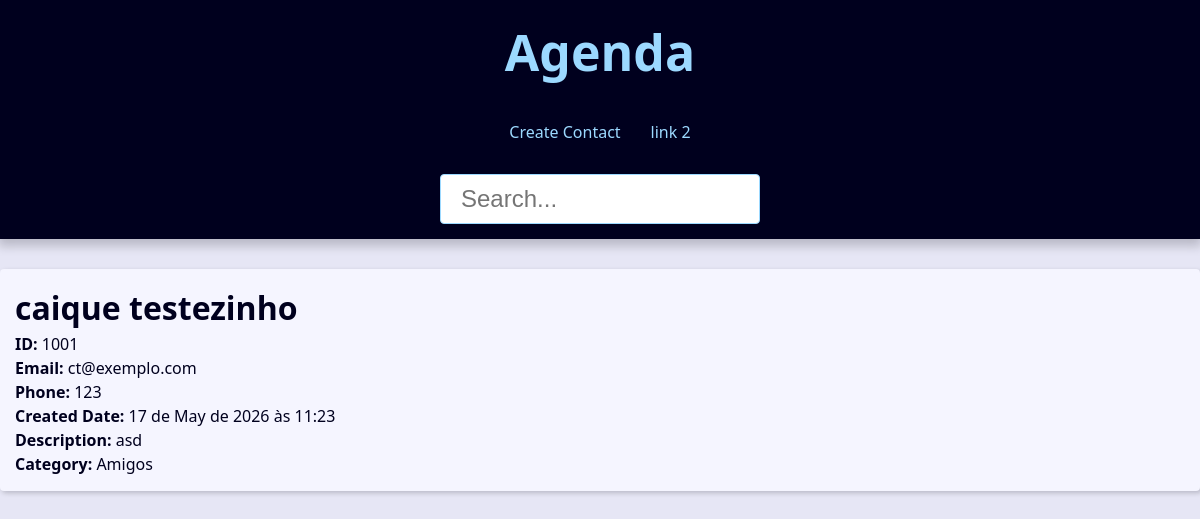
Screenshot of /contact/1001/detail with the database file from the repository.
### contact/models.py (models this page shows, shortened)
class Contact(models.Model):
    first_name = models.CharField(max_length=50)
    last_name = models.CharField(max_length=50)
    phone = models.CharField(max_length=50)
    email = models.EmailField(max_length=254, blank=True)
    created_date = models.DateTimeField(default=timezone.now)
    description = models.TextField( blank=True)
    show = models.BooleanField(default=True)
    picture = models.ImageField(blank=True, upload_to='pictures/%Y/%m/') # dentro media_root >> pictures/2025/10/
    category = models.ForeignKey(Category, on_delete=models.SET_NULL, null=True, blank=True)
    owner = models.ForeignKey(User, on_delete=models.SET_NULL, null=True, blank=True)

class Category(models.Model):
    class Meta:
        verbose_name = 'Category'
        verbose_name_plural = 'Categories'
    name = models.CharField(max_length=50)

### contact/views/contact_views.py (the view)
# urls.py: path('contact/<int:contact_id>/detail', view=views.contact_view, name='contact'),
def contact_view(request, contact_id):
    single_contact = get_object_or_404(Contact, pk=contact_id, show=True)
    site_title = f'{single_contact.first_name} {single_contact.last_name} - '
    context = {"contact": single_contact, 'site_title': site_title}
    return render(
        request,
        'contact/contact.html',
        context
    )

### contact/templates/contact/contact.html (shortened to what this page needs)
{% extends 'global/base.html' %}
{% block content %}
    <div class="sigle-contact">
        <h1 class="sigle-contact-name">
            {{ contact.first_name }} {{ contact.last_name }}
        </h1>
        <p><b>ID:</b> {{ contact.id }}</p>
        <p><b>Email:</b> {{ contact.email }}</p>
        <p><b>Phone:</b> {{ contact.phone }}</p>
        <p><b>Created Date:</b> {{ contact.created_date }}</p>
        <p><b>Description:</b> {{ contact.description }}</p>
        <p><b>Category:</b> {{ contact.category.name }}</p>
    </div>
{% endblock content %}

### base_static/global/css/style.css (style rules this page uses)
:root { --spacing: 1.5rem; --link-dark-color: rgb(0, 83, 134); --link-light-color: rgb(156, 217, 255); --clr-white: rgb(245, 245, 255); --clr-black: rgb(0, 0, 30); --clr-light-gray: rgb(230, 230, 245); --clr-dark-shadow-5: rgba(0, 0, 10, 5%); --clr-dark-shadow-10: rgba(0, 0, 10, 10%); --clr-dark-shadow-20: rgba(0, 0, 10, 20%); --clr-light-shadow-5: rgba(200, 200, 255, 5%); --clr-light-shadow-10: rgba(200, 200, 255, 10%); --clr-light-shadow-20: rgba(200, 200, 255, 20%); --main-page-width: 120rem; --table-min-width: 60rem; --biggest-font-size: 5rem; --bigger-font-size: 4rem; --big-font-size: 3.2rem; --medium-font-size: 2.4rem; --small-font-size: 1.6rem; --smaller-font-size: 1.4rem; --smallest-font-size: 1.2rem; --transition-fast: 300ms; --transition-medium: 600ms; --transition-slow: 1s; --default-border-radius: 4px; }
*, *::before, *::after { margin: 0; padding: 0; box-sizing: border-box; }
html { font-size: 62.5%; }
body { font-family: system-ui, -apple-system, BlinkMacSystemFont, 'Segoe UI', Roboto, Oxygen, Ubuntu, Cantarell, 'Open Sans', 'Helvetica Neue', sans-serif; line-height: 1.5; font-size: var(--small-font-size); color: var(--clr-black); -webkit-font-smoothing: antialiased; background: var(--clr-light-gray); }

### rows the page displays
Contact: first_name "caique", last_name "testezinho", id "1001", email "ct@exemplo.com", phone "123", created_date "17 de May de 2026 às 11:23", description "asd", category.name "Amigos"
